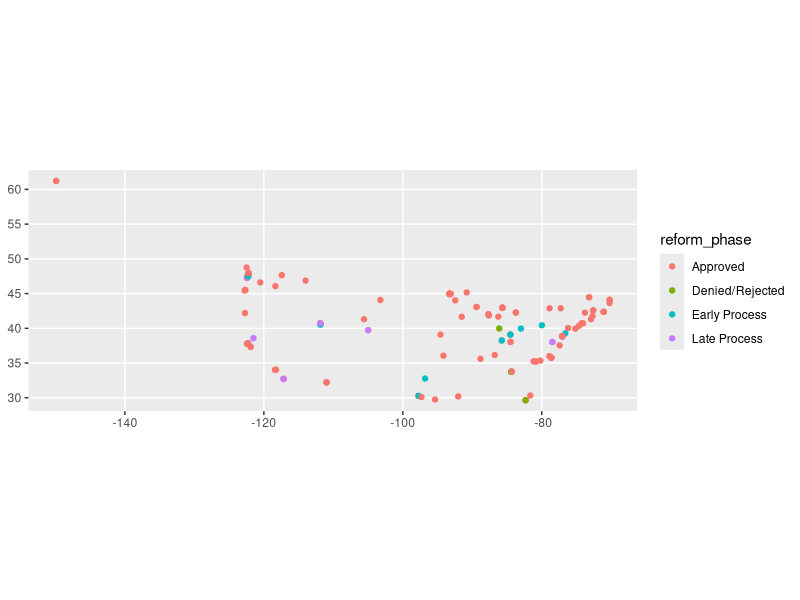

This chart was generated by the following R code:
## ---- chunk 1
library(tidyverse)
library(dplyr)
library(tidyr)
library(readxl)
library(sf)
library(sp)
library(ggplot2)
## ---- chunk 2
zoning_changes = read_csv("Zoning Tracker.csv", show_col_types = FALSE)
## ---- chunk 3
dups_zoning <- zoning_changes |>
  count(time_status, legislative_number_policy_name) |> #Some cities had multiple policies that went into effect on the same day, so this is a good key for later. For merging datasets later on, we will do so by municipality_name
  filter(n>1) 
stopifnot(nrow(dups_zoning) == 0)
## ---- chunk 4
str(zoning_changes)
## ---- chunk 5
#Getting rid of the accent
zoning_changes_clean <- zoning_changes |>
  mutate(municipality_name = str_replace_all(municipality_name,"é","e"))
## ---- chunk 6
#Turning into tidy format, if needed
zoning_changes_tidy <- zoning_changes_clean |>
  separate_rows(reform_type, sep = ",") |>
  mutate(reform_type = str_squish(reform_type))
## ---- chunk 7
zoning_changes_wide <- zoning_changes_clean |>
  separate_longer_delim(reform_type, delim = ",") |>
  group_by(time_status, legislative_number_policy_name) |>
  pivot_wider(names_from = reform_type, values_from = reform_type) |> #That did something funky with multiple columns, so fixing that
  unite(col = "TOD Reform", c("TOD Reform", "TOD Reform")) |>
  unite(col = "Plex Reform", c("Plex Reform", "Plex Reform")) |>
  unite(col = "Other Reform", c("Other Reform", "Other Reform"))
  
## ---- chunk 8
summary <- zoning_changes |>
  select(description)

write_excel_csv2(summary, file = "Policy Descriptions.csv") #Easiest way to do a visual scan. 
## ---- chunk 9
sf_test <- st_as_sf(zoning_changes_clean, coords = c("longitude", "latitude"))
sp::CRS(SRS_string='EPSG:4326')
ggplot(sf_test) +
  geom_sf(aes(color=reform_phase))
## ---- chunk 10
zoning_cleaned <- zoning_changes_clean |>
  filter(year == "2021") |>
  filter(municipality_name != "Ann Arbor") #This city had two distinct zoning laws that passed in 2021; we will be able to merge this on to the FBI crime statistics dataset. As such, we are excluding it
## ---- chunk 11
saveRDS(zoning_cleaned, "Zoning_Cleaned.RDA")
